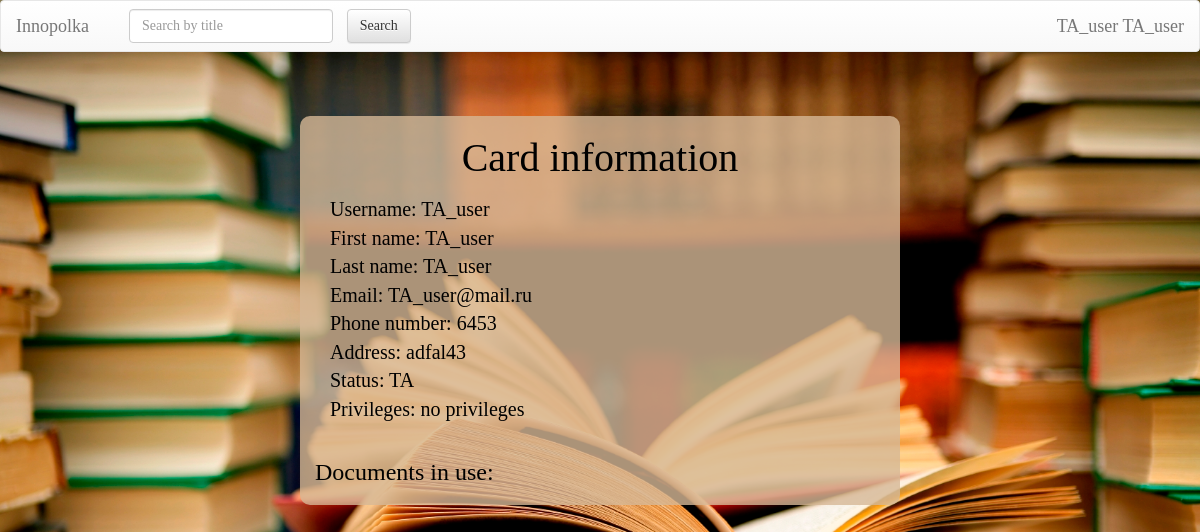
Page /user/?id=27 (signed in) on the earlier database version.
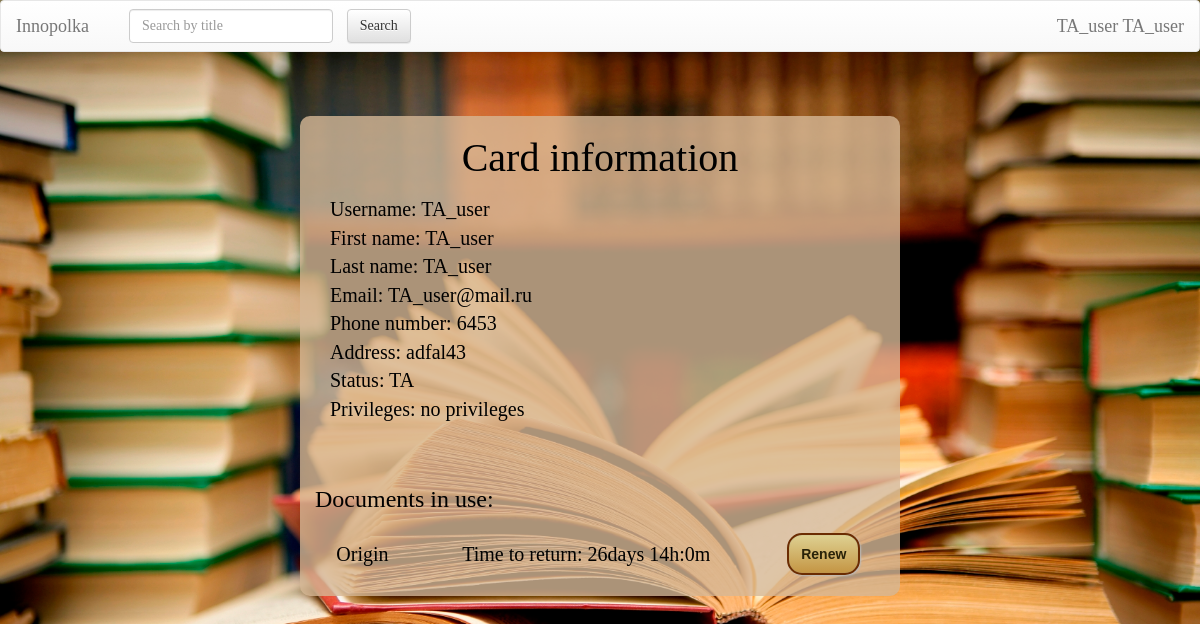
Same page on the later database version.
### UserCards/models.py (models this page shows, shortened)
class UserProfile(models.Model):
    user = models.OneToOneField(User, on_delete=models.CASCADE)
    phone_number = models.CharField(max_length=15, null=True, blank=True)
    address = models.CharField(max_length=250, null=True, blank=True)
    status = models.CharField(max_length=250, default='student')
    privileges = models.CharField(max_length=250, default='no privileges')

### Documents/models.py (models this page shows, shortened)
class DocumentCopy(models.Model):
    doc = models.ForeignKey(Document, blank=True, default=None, on_delete=models.CASCADE) # link document which is checked out
    checked_up_by_whom = models.ForeignKey(User, blank=True, default=None, on_delete=models.CASCADE) # link to holder
    date = models.DateTimeField(default=str(datetime.datetime.today().strftime("%Y-%m-%d %H:%M")))
    returning_date = models.DateTimeField(default=str(datetime.datetime.today().strftime("%Y-%m-%d %H:%M")))
    time_left = models.CharField(null=True, max_length=250)
    fine_price = models.IntegerField(null=True)
    renewed = models.BooleanField(default=False)
    class Meta:
        verbose_name_plural = 'Document copies'
    def __str__(self):
        return self.doc.title

class Document(models.Model):
    title = models.CharField(max_length=250)
    price = models.IntegerField()
    keywords = models.CharField(max_length=250) # the list of keywords stored in string
    authors = models.CharField(max_length=250) # the list of authors in string format splitted by space
    cover = models.CharField(max_length=1000, default="https://lh3.googleusercontent.com/zqfUbCXdb1oGmsNEzNxTjQU5ZlS3x46nQoB83sFbRSlMnpDTZgdVCe_LvCx-rl7sOA=w300")
    copies = models.PositiveIntegerField(default=1)
    type = models.CharField(max_length=100, default='Document')
    is_bestseller = models.BooleanField(default=False)
    is_reference = models.BooleanField(default=False)
    level = models.PositiveIntegerField(default=1)
    room = models.PositiveIntegerField(default=1)

### Documents/librarian_view.py (the view)
    def inner(request, *args, **kwargs):
        if request.user.is_authenticated:
            return func(request, *args, **kwargs)
        return redirect('/')

### Documents/librarian_view.py (called while the page is built)
def need_logged_in(func):
    def inner(request, *args, **kwargs):
        if request.user.is_authenticated:
            return func(request, *args, **kwargs)
        return redirect('/')
    return inner

### UserCards/templates/UserCards/index.html (shortened to what this page needs)
{% extends 'Documents/base.html' %}
{% load staticfiles %}
{% block body %}
    <link rel="stylesheet" type="text/css" href="{% static 'UserCards/usercards_style.css' %}"/>
    <div class="container">
    <h2 class="black">Card information</h2>
    <p>
        {% for field, value in fields %}
            {{ field }}: {{ value }}
            <br>
        {% endfor %}
    </p>
    <div>
        {% if status != 'librarian' and status != 'admin' %}
            <table class="used-docs">
                <th colspan="3"><h3>Documents in use:</h3></th>
                {% for copy in copies %}
                    <tr>
                        <td><a href="/{{ copy.doc.id }}">{{ copy }}</a></td>
                        <td>{{ copy.time_left }}<br></td>
                        {% if user.is_staff %}
                            <td><a class="button" href="/requests/return/?copy_id={{ copy.id }}" onclick="
                                    return confirm('Return {{ copy.doc.title }} from {{ copy.checked_up_by_whom.username }} back?');
                                    ">Return</a></td>
                        {% else %}
                            <td>
                                <button class="btn button" onclick="
                                        var response = httpGet('/requests/renew/?copy_id={{ copy.id }}').toString();
                                        alert(response);
                                        if (response.substr(0, 3) === 'You') // refresh to see new returning date
                                        window.location.reload(false);
                                        ">Renew
                                </button>
                            </td>
                            <br>
                        {% endif %}
                    </tr>
                {% endfor %}
            </table>
        {% endif %}
    </div>
{% endblock %}

### Documents/templates/Documents/base.html (shortened to what this page needs)
<!DOCTYPE html>
<html lang="en">
<head>
    {% load staticfiles %}
    <link rel="stylesheet" href="//maxcdn.bootstrapcdn.com/bootstrap/3.2.0/css/bootstrap.min.css">
    <link rel="stylesheet" href="//maxcdn.bootstrapcdn.com/bootstrap/3.2.0/css/bootstrap-theme.min.css">
</head>
<body>
<nav class="navbar navbar-default">
    <div class="container-fluid">
        <div class="navbar-header">
            <a class="navbar-brand" href="/">Innopolka</a>
        </div>
        <div class="collapse navbar-collapse" id="bs-example-navbar-collapse-1">
            <form class="navbar-form navbar-left" action="/">
                <div class="form-group">
                    <input type="text" class="form-control" name="q" placeholder="Search by title" >
                </div>
                <input type="submit" class="btn btn-default not_wide" value="Search">
            </form>
            <ul class="nav navbar-nav navbar-right">
                {% if user.is_anonymous %}
                    <li><a href="/user/login">Log In</a></li>
                {% elif user.is_authenticated %}
                    <ul class="nav navbar-nav navbar-right">
                        <li class="nav-item dropdown">
                            <a class="navbar-brand" href="/user/?id={{ user.id }}" id="dropdown02"
                               data-toggle="dropdown"
                               aria-haspopup="true" aria-expanded="false">{{ user.first_name }} {{ user.last_name }}</a>
                    </ul>
                {% endif %}
            </ul>
        </div>
    </div>
</nav>
{% block body %}{% endblock %}
</body>
</html>

Differences in the rows shown:
added DocumentCopy: doc.title "Origin", time_left "Time to return: 26days 14h:0m"
